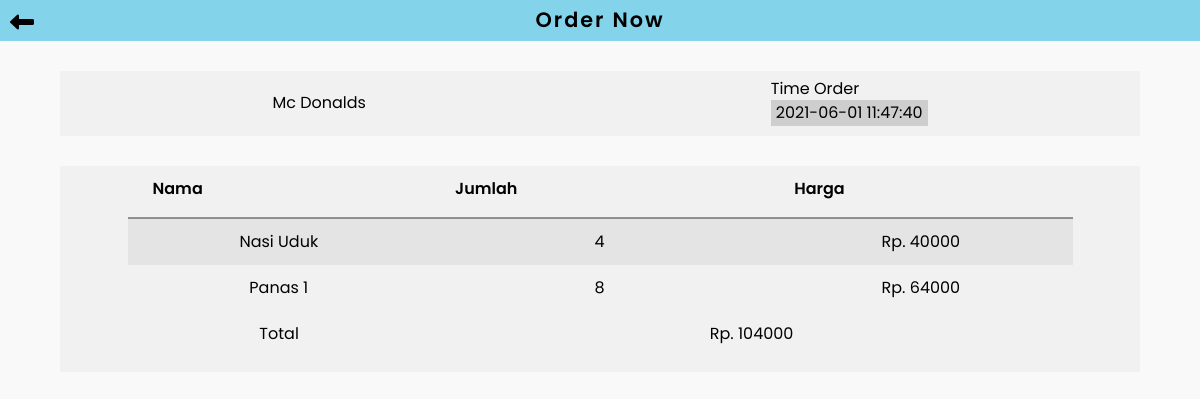
Screenshot of /customer/order/detail.php?kode=109 (signed in) with the database file from the repository.
### tables this page shows
CREATE TABLE `store` (
  `id` int(11) NOT NULL,
  `name` varchar(50) NOT NULL,
  `address` varchar(100) NOT NULL,
  `phone_number` varchar(13) NOT NULL,
  `status` enum('active','deactive') NOT NULL,
  `id_client` int(11) NOT NULL,
  `image` varchar(255) NOT NULL,
  `date_c` timestamp NOT NULL DEFAULT current_timestamp() ON UPDATE current_timestamp()
);

CREATE TABLE `orders` (
  `id` int(11) NOT NULL,
  `date_o` timestamp NOT NULL DEFAULT current_timestamp() ON UPDATE current_timestamp(),
  `total` int(11) NOT NULL,
  `id_customer` int(11) NOT NULL,
  `status` enum('bb','sb','ex','cc') NOT NULL,
  `id_cashier` int(11) NOT NULL,
  `req` enum('pd','rp') NOT NULL
);

CREATE TABLE `detail_order` (
  `id` int(11) NOT NULL,
  `id_order` int(11) NOT NULL,
  `id_product` int(11) NOT NULL,
  `cont` int(11) NOT NULL,
  `notes` varchar(100) NOT NULL
);

CREATE TABLE `products` (
  `id_p` int(11) NOT NULL,
  `types` enum('foods','drinks','snacks') NOT NULL,
  `name_p` varchar(50) NOT NULL,
  `price` int(11) NOT NULL,
  `stocks` int(11) NOT NULL,
  `image` varchar(255) NOT NULL,
  `id_store` int(11) NOT NULL,
  `status` enum('ready','empty') NOT NULL
);

### customer/order/detail.php (the view, shortened to what this page needs)
<?php
include '../../inc/koneksi.php';
if (isset($_GET['kode'])) {
  $a=$_GET['kode'];
}
  $sql_cek="SELECT s.name, o.date_o
    FROM orders AS o
    LEFT JOIN detail_order AS do ON do.id_order=o.id
    LEFT JOIN products AS p ON p.id_p=do.id_product
    LEFT JOIN store AS s ON s.id=p.id_store
    WHERE o.id=$a";
  $query_cek = mysqli_query($koneksi, $sql_cek);
  $data_cek= mysqli_fetch_array($query_cek,MYSQLI_ASSOC);
  $total=0;
 ?>
<!DOCTYPE html>
<html lang="en">
<head>
	<link rel="stylesheet" href="../../dist/css/style.css">
</head>
<body>
  <header class="head-profil">
    <a href="./orders.php"><i class="fas fa-long-arrow-alt-left" id="arrow"></i></a>
    <h2>Order Now</h2>
  </header>
  <main>
    <div class="konten-order">
      <div style="align-self: center">
        <p><?= $data_cek['name']; ?></p>
      </div>
      <div>
        <p>Time Order</p>
        <p class="time"><?= $data_cek['date_o']; ?></p>
      </div>
    </div>
    <div class="konten-order1">
      <table>
        <tr>
          <th>Nama</th>
          <th>Jumlah</th>
          <th>Harga</th>
        </tr>
        <?php
        $cek_sql="SELECT p.name_p, do.cont, p.price
        FROM orders AS o
        RIGHT JOIN customer AS c ON o.id_customer=c.id
        LEFT JOIN detail_order AS do ON do.id_order=o.id
        LEFT JOIN products AS p ON p.id_p=do.id_product
        LEFT JOIN store AS s ON s.id=p.id_store
        WHERE o.id=$a";
        $cek_query = mysqli_query($koneksi, $cek_sql);
        while($cek_data= mysqli_fetch_array($cek_query,MYSQLI_ASSOC)) {?>
        <tr>
          <td><?= $cek_data['name_p']; ?></td>
          <td><?= $cek_data['cont']; ?></td>
          <td>Rp. <?= $a=$cek_data['price'] * $cek_data['cont']; ?></td>
        </tr>
        <?php $total += $a; } ?>
      </table>
      <table class="total">
        <tr>
          <td>Total</td>
          <td>Rp. <?= $total; ?></td>
        </tr>
      </table>
    </div>
  </main>
</body>
</html>

### rows the page displays
store: name "Mc Donalds"
orders: date_o "2021-06-01 11:47:40"
detail_order: id_product.name_p "Nasi Uduk", cont "4", $a=$cek_data['price'] * $cek_data['cont'] "40000"
detail_order: id_product.name_p "Panas 1", cont "8", $a=$cek_data['price'] * $cek_data['cont'] "64000"

### other values shown
$total "104000"
